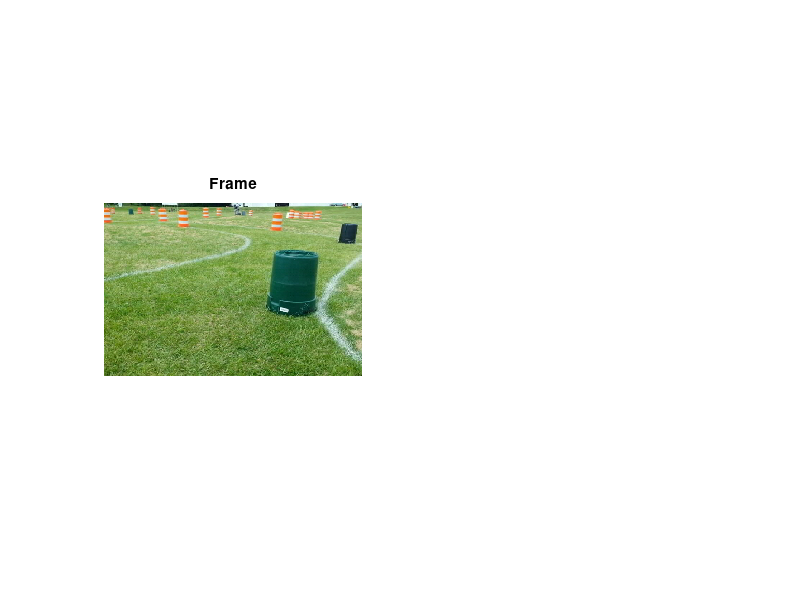

The MATLAB script that drew this image:
% Copyright 2015-2016 The MathWorks, Inc.
%%
close all
clear
clc
%% Load example video frame
load frame51.mat
figure(1)
subplot(1,2,1)
imshow(frame)
title('Frame')

%% Preprocess


%% Detect Lines
% Perform Hough Transform


% Identify Peaks in Hough Transform


% Extract lines from hough transform and peaks


%% View results
% Overlay lines

% View image
